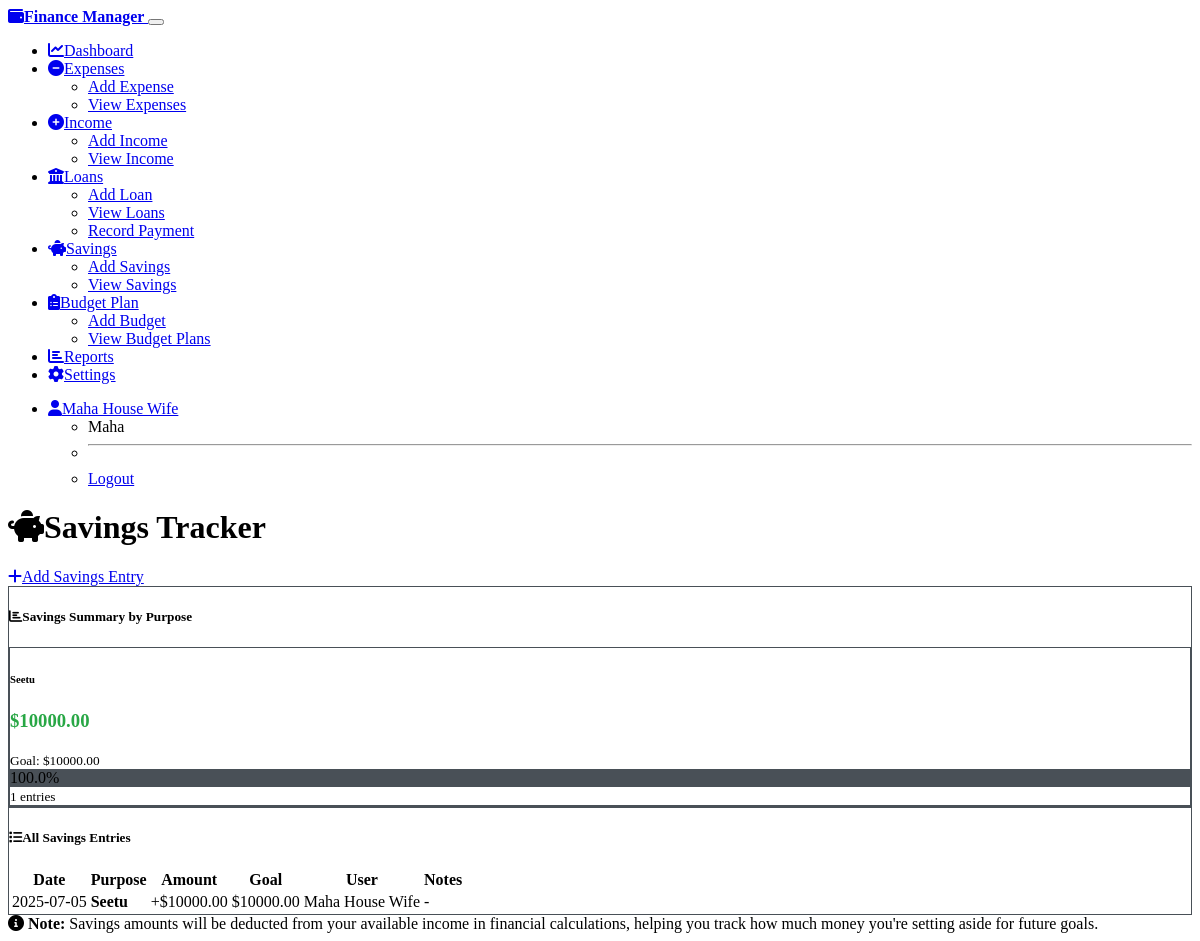
/savings/list (signed in), run on an earlier commit of the app's database.
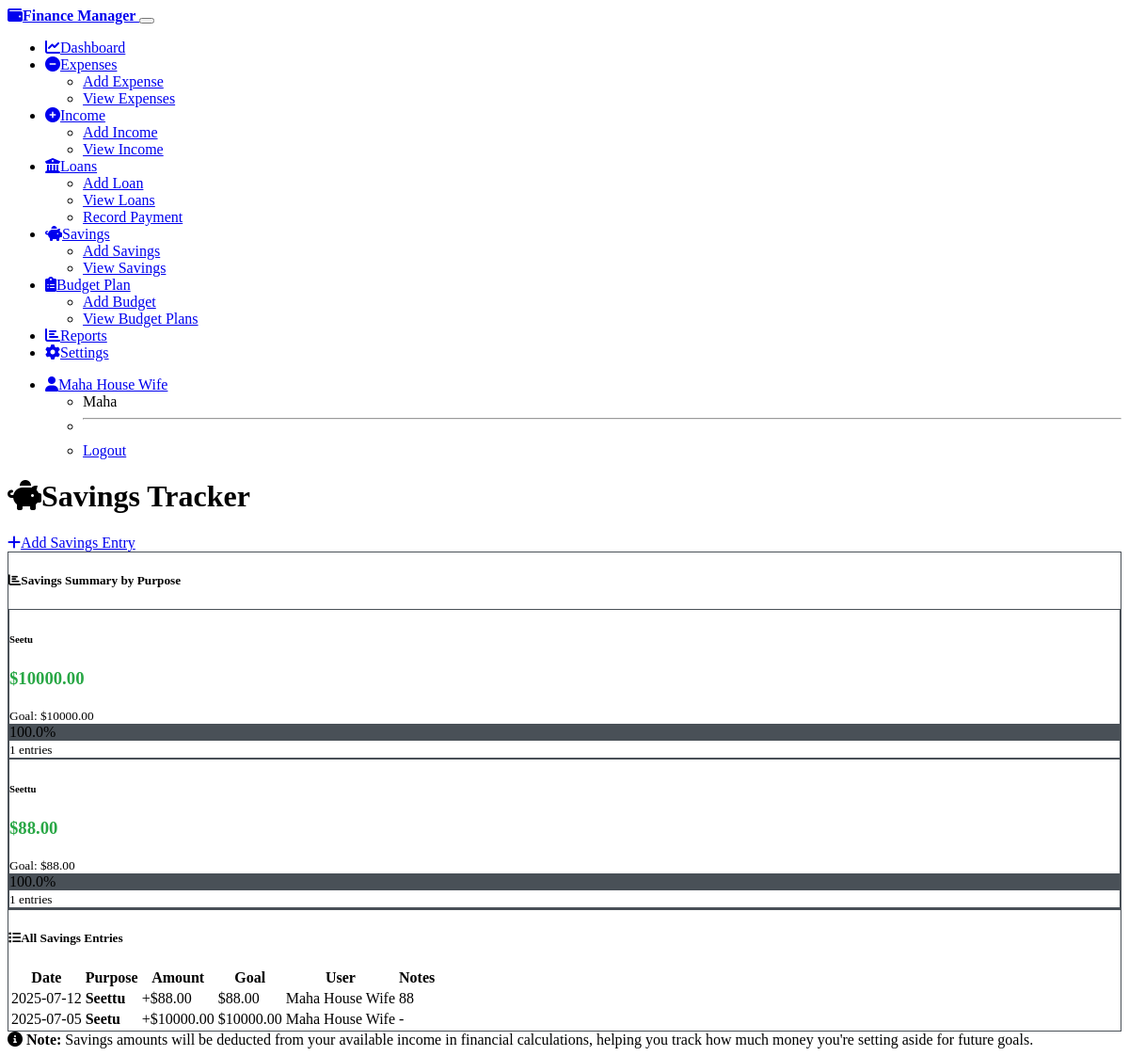
And on a later commit of the database.
### models.py (models this page shows, shortened)
class User(UserMixin, db.Model):
    __tablename__ = 'user'
    id = db.Column(db.Integer, primary_key=True, autoincrement=True)
    household_id = db.Column(db.Integer, db.ForeignKey('household.id'), nullable=False)
    display_name = db.Column(db.String(100), nullable=False)
    email = db.Column(db.String(200), unique=True, nullable=True)
    password_hash = db.Column(db.String(255), nullable=True)
    created_at = db.Column(db.DateTime, default=datetime.utcnow)
    expenses = db.relationship('Expense', backref='user', lazy=True)
    savings = db.relationship('Savings', backref='user', lazy=True)
    budget_plans = db.relationship('BudgetPlan', backref='user', lazy=True)

class Household(db.Model):
    __tablename__ = 'household'
    id = db.Column(db.Integer, primary_key=True, autoincrement=True)
    name = db.Column(db.String(100), nullable=False)
    created_at = db.Column(db.DateTime, default=datetime.utcnow)
    users = db.relationship('User', backref='household', lazy=True)
    expense_categories = db.relationship('ExpenseCategory', backref='household', lazy=True)
    expenses = db.relationship('Expense', backref='household', lazy=True)
    incomes = db.relationship('Income', backref='household', lazy=True)
    loans = db.relationship('Loan', backref='household', lazy=True)
    savings = db.relationship('Savings', backref='household', lazy=True)
    budget_plans = db.relationship('BudgetPlan', backref='household', lazy=True)

class Savings(db.Model):
    __tablename__ = 'savings'
    id = db.Column(db.Integer, primary_key=True, autoincrement=True)
    household_id = db.Column(db.Integer, db.ForeignKey('household.id'), nullable=False)
    user_id = db.Column(db.Integer, db.ForeignKey('user.id'), nullable=False)
    purpose = db.Column(db.String(100), nullable=False)  # e.g., Emergency Fund, Vacation, Car
    amount = db.Column(db.Numeric(12, 2), nullable=False)
    currency = db.Column(db.String(3), default='USD')
    savings_date = db.Column(db.Date, nullable=False)
    goal_amount = db.Column(db.Numeric(12, 2), nullable=True)  # Optional savings goal
    notes = db.Column(db.String(255))
    created_at = db.Column(db.DateTime, default=datetime.utcnow)

### routes.py (the view)
@savings_bp.route('/list')
@login_required
def list_savings():
    page = request.args.get('page', 1, type=int)
    savings = Savings.query.filter_by(household_id=current_user.household_id)\
        .order_by(desc(Savings.savings_date))\
        .paginate(page=page, per_page=20, error_out=False)
    savings_summary = {}
    all_savings = Savings.query.filter_by(household_id=current_user.household_id).all()
    for saving in all_savings:
        if saving.purpose not in savings_summary:
            savings_summary[saving.purpose] = {
                'total_saved': 0.0,
                'goal_amount': float(saving.goal_amount) if saving.goal_amount else 0.0,
                'entries': 0
            }
        savings_summary[saving.purpose]['total_saved'] += float(saving.amount)
        savings_summary[saving.purpose]['entries'] += 1
        if saving.goal_amount:
            savings_summary[saving.purpose]['goal_amount'] = max(
                savings_summary[saving.purpose]['goal_amount'],
                float(saving.goal_amount)
            )
    return render_template('savings/list.html', savings=savings, savings_summary=savings_summary)

### templates/savings/list.html (shortened to what this page needs)
{% extends "base.html" %}
{% block content %}
<div class="d-flex justify-content-between align-items-center mb-4">
    <h1><i class="fas fa-piggy-bank me-2"></i>Savings Tracker</h1>
    <a href="{{ url_for('savings.add_savings') }}" class="btn btn-success">
        <i class="fas fa-plus me-2"></i>Add Savings Entry
    </a>
</div>
{% if savings_summary %}
<div class="row mb-4">
    <div class="col-12">
        <div class="card">
            <div class="card-header">
                <h5><i class="fas fa-chart-bar me-2"></i>Savings Summary by Purpose</h5>
            </div>
            <div class="card-body">
                <div class="row">
                    {% for purpose, data in savings_summary.items() %}
                    <div class="col-md-4 mb-3">
                        <div class="card">
                            <div class="card-body text-center">
                                <h6 class="card-title">{{ purpose }}</h6>
                                <h3 class="card-text text-success">${{ "%.2f"|format(data.total_saved) }}</h3>
                                {% if data.goal_amount > 0 %}
                                {% set progress = ((data.total_saved / data.goal_amount) * 100) %}
                                <div class="mb-2">
                                    <small class="text-muted">Goal: ${{ "%.2f"|format(data.goal_amount) }}</small>
                                    <div class="progress mt-1">
                                        <div class="progress-bar bg-success" role="progressbar" style="width: {{ progress if progress <= 100 else 100 }}%">
                                            {{ "%.1f"|format(progress) }}%
                                        </div>
                                    </div>
                                </div>
                                {% endif %}
                                <small class="text-muted">{{ data.entries }} entries</small>
                            </div>
                        </div>
                    </div>
                    {% endfor %}
                </div>
            </div>
        </div>
    </div>
</div>
{% endif %}
<div class="card">
    <div class="card-header">
        <h5><i class="fas fa-list me-2"></i>All Savings Entries</h5>
    </div>
    <div class="card-body">
        {% if savings.items %}
        <div class="table-responsive">
            <table class="table table-striped">
                <thead>
                    <tr>
                        <th>Date</th>
                        <th>Purpose</th>
                        <th>Amount</th>
                        <th>Goal</th>
                        <th>User</th>
                        <th>Notes</th>
                    </tr>
                </thead>
                <tbody>
                    {% for saving in savings.items %}
                    <tr>
                        <td>{{ saving.savings_date.strftime('%Y-%m-%d') }}</td>
                        <td><strong>{{ saving.purpose }}</strong></td>
                        <td><span class="text-success">+${{ "%.2f"|format(saving.amount) }}</span></td>
                        <td>
                            {% if saving.goal_amount %}
                                ${{ "%.2f"|format(saving.goal_amount) }}
                            {% else %}
                                <span class="text-muted">No goal</span>
                            {% endif %}
                        </td>
                        <td>{{ saving.user.display_name }}</td>
                        <td>{{ saving.notes or '-' }}</td>
                    </tr>
                    {% endfor %}
                </tbody>
            </table>
        </div>
        {% endif %}
    </div>
</div>
<div class="alert alert-info mt-3">
    <i class="fas fa-info-circle me-2"></i>
    <strong>Note:</strong> Savings amounts will be deducted from your available income in financial calculations,
    helping you track how much money you're setting aside for future goals.
</div>
{% endblock %}

### templates/base.html (shortened to what this page needs)
<!DOCTYPE html>
<html lang="en" data-bs-theme="dark">
<head>
    <link href="https://cdn.replit.com/agent/bootstrap-agent-dark-theme.min.css" rel="stylesheet">
    <link rel="stylesheet" href="https://cdnjs.cloudflare.com/ajax/libs/font-awesome/6.0.0/css/all.min.css">
    <link rel="stylesheet" href="{{ url_for('static', filename='css/custom.css') }}">
</head>
<body>
    {% if current_user.is_authenticated %}
    <nav class="navbar navbar-expand-lg navbar-dark bg-primary">
        <div class="container">
            <a class="navbar-brand" href="{{ url_for('main.dashboard') }}">
                <i class="fas fa-wallet me-2"></i>Finance Manager
            </a>
            <button class="navbar-toggler" type="button" data-bs-toggle="collapse" data-bs-target="#navbarNav">
            </button>
            <div class="collapse navbar-collapse" id="navbarNav">
                <ul class="navbar-nav me-auto">
                    <li class="nav-item">
                        <a class="nav-link" href="{{ url_for('main.dashboard') }}">
                            <i class="fas fa-chart-line me-1"></i>Dashboard
                        </a>
                    </li>
                    <li class="nav-item dropdown">
                        <a class="nav-link dropdown-toggle" href="#" role="button" data-bs-toggle="dropdown">
                            <i class="fas fa-minus-circle me-1"></i>Expenses
                        </a>
                        <ul class="dropdown-menu">
                            <li><a class="dropdown-item" href="{{ url_for('expense.add_expense') }}">Add Expense</a></li>
                            <li><a class="dropdown-item" href="{{ url_for('expense.list_expenses') }}">View Expenses</a></li>
                        </ul>
                    </li>
                    <li class="nav-item dropdown">
                        <a class="nav-link dropdown-toggle" href="#" role="button" data-bs-toggle="dropdown">
                            <i class="fas fa-plus-circle me-1"></i>Income
                        </a>
                        <ul class="dropdown-menu">
                            <li><a class="dropdown-item" href="{{ url_for('income.add_income') }}">Add Income</a></li>
                            <li><a class="dropdown-item" href="{{ url_for('income.list_income') }}">View Income</a></li>
                        </ul>
                    </li>
                    <li class="nav-item dropdown">
                        <a class="nav-link dropdown-toggle" href="#" role="button" data-bs-toggle="dropdown">
                            <i class="fas fa-university me-1"></i>Loans
                        </a>
                        <ul class="dropdown-menu">
                            <li><a class="dropdown-item" href="{{ url_for('loan.add_loan') }}">Add Loan</a></li>
                            <li><a class="dropdown-item" href="{{ url_for('loan.list_loans') }}">View Loans</a></li>
                            <li><a class="dropdown-item" href="{{ url_for('loan.add_payment') }}">Record Payment</a></li>
                        </ul>
                    </li>
                    <li class="nav-item dropdown">
                        <a class="nav-link dropdown-toggle" href="#" role="button" data-bs-toggle="dropdown">
                            <i class="fas fa-piggy-bank me-1"></i>Savings
                        </a>
                        <ul class="dropdown-menu">
                            <li><a class="dropdown-item" href="{{ url_for('savings.add_savings') }}">Add Savings</a></li>
                            <li><a class="dropdown-item" href="{{ url_for('savings.list_savings') }}">View Savings</a></li>
                        </ul>
                    </li>
                    <li class="nav-item dropdown">
                        <a class="nav-link dropdown-toggle" href="#" role="button" data-bs-toggle="dropdown">
                            <i class="fas fa-clipboard-list me-1"></i>Budget Plan
                        </a>
                        <ul class="dropdown-menu">
                            <li><a class="dropdown-item" href="{{ url_for('budget.add_budget') }}">Add Budget</a></li>
                            <li><a class="dropdown-item" href="{{ url_for('budget.list_budget') }}">View Budget Plans</a></li>
                        </ul>
                    </li>
                    <li class="nav-item">
                        <a class="nav-link" href="{{ url_for('report.index') }}">
                            <i class="fas fa-chart-bar me-1"></i>Reports
                        </a>
                    </li>
                    <li class="nav-item">
                        <a class="nav-link" href="{{ url_for('settings.index') }}">
                            <i class="fas fa-cog me-1"></i>Settings
                        </a>
                    </li>
                </ul>
                <ul class="navbar-nav">
                    <li class="nav-item dropdown">
                        <a class="nav-link dropdown-toggle" href="#" role="button" data-bs-toggle="dropdown">
                            <i class="fas fa-user me-1"></i>{{ current_user.display_name }}
                        </a>
                        <ul class="dropdown-menu">
                            <li><span class="dropdown-item-text">{{ current_user.household.name }}</span></li>
                            <li><hr class="dropdown-divider"></li>
                            <li><a class="dropdown-item" href="{{ url_for('auth.logout') }}">Logout</a></li>
                        </ul>
                    </li>
                </ul>
            </div>
        </div>
    </nav>
    {% endif %}
    <main class="container mt-4">
        {% block content %}{% endblock %}
    </main>
</body>
</html>

### static/css/custom.css (style rules this page uses)
:root { --bs-body-bg: #1a1a1a; --bs-body-color: #e9ecef; --bs-border-color: #495057; }
.card { border: 1px solid var(--bs-border-color); transition: box-shadow 0.15s ease-in-out; }
.card-text.text-success { color: #28a745 !important; }
.navbar-brand { font-weight: 600; }
.nav-link { transition: color 0.15s ease-in-out; }
.table { --bs-table-bg: transparent; }
.progress { background-color: #495057; }
.alert { border: none; }
.btn { transition: all 0.15s ease-in-out; }
.alert { animation: slideInDown 0.3s ease-out; }

What changed in the data, as far as the page shows it:
added Savings: purpose "Seettu", total_saved "88.00", goal_amount "88.00", progress "100.0", entries "1", savings_date "2025-07-12", amount "88.00", user.display_name "Maha House Wife", notes "88"
